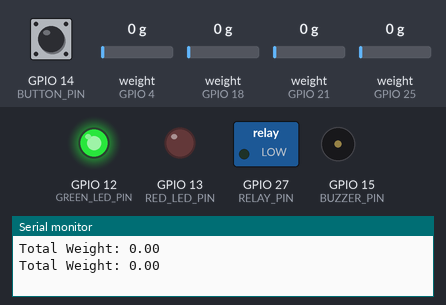
This sketch was run on a simulated ESP32. Shown: switched loads named in the sketch (green lamp = pin HIGH), output pins drawn as LEDs (lit = HIGH), buzzer (waves = sounding, pin HIGH), the last lines printed to the serial monitor. The inputs (shaded band) are chosen by the test bench; at power-on: weight on the scale (sensors on GPIO 4, GPIO 18, GPIO 21, GPIO 25) 0 g, GPIO 14 (BUTTON_PIN) HIGH. WiFi joins after 1.5 s; servers stay silent unless stated.

Above: at 7.0 s.
7.1 s: weight on the scale (sensor on GPIO 4) set to 2 g
At 7.9 s:
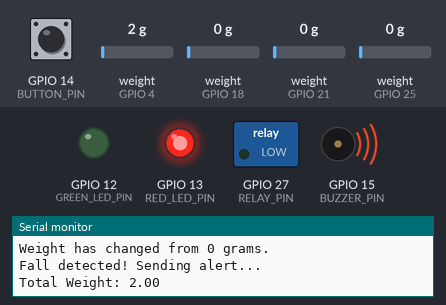
8.9 s: GPIO 14 (BUTTON_PIN) pulled LOW for 0.45 s
At 9.21 s:
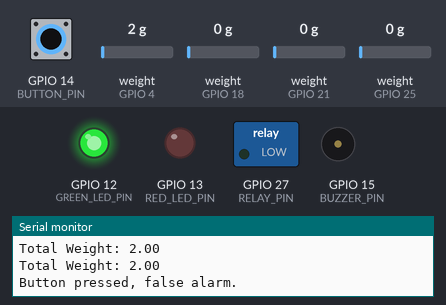
10.8 s: GPIO 14 (BUTTON_PIN) pulled LOW for 3.2 s
At 15.3 s:
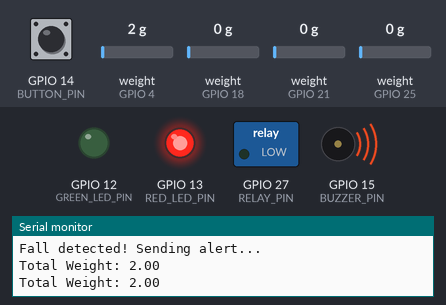
Timing chart, 0 to 16.8 s (numbered marks = the images above; inputs shaded):
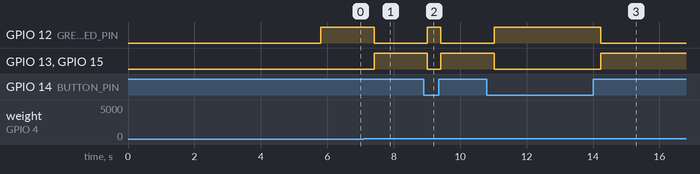

The sketch:

Senoir_safeguard_system.ino
```cpp
#define BLYNK_TEMPLATE_ID "TMPL3qjD2u4I3"
#define BLYNK_TEMPLATE_NAME "Fall detection"
#define BLYNK_AUTH_TOKEN "Fwbvo8eY6ENv3ZsLVO_p39gMNBVqUwbR"

#include <HX711.h>
#include <WiFi.h>
#include <BlynkSimpleEsp32.h>

#define LOADCELL_DOUT1 4  // Data pins for HX711s (Load Cell 1)
#define LOADCELL_SCK1  5  // Clock pins for HX711s (Load Cell 1)
#define LOADCELL_DOUT2 18 // Load Cell 2
#define LOADCELL_SCK2  19 // Load Cell 2
#define LOADCELL_DOUT3 21 // Load Cell 3
#define LOADCELL_SCK3  22 // Load Cell 3
#define LOADCELL_DOUT4 25 // Load Cell 4
#define LOADCELL_SCK4  26 // Load Cell 4

#define BUZZER_PIN 15      // Buzzer Pin
#define RED_LED_PIN 13     // Red LED
#define GREEN_LED_PIN 12   // Green LED
#define RELAY_PIN 27       // Relay for Solenoid Lock
#define BUTTON_PIN 14      // Push Button

// Blynk credentials
char auth[] = "Fwbvo8eY6ENv3ZsLVO_p39gMNBVqUwbR";
char ssid[] = "ROBOTECH";
char pass[] = "90909090";

HX711 scale1, scale2, scale3, scale4; // Initialize HX711 objects for load cells

bool fall_detected = false;
bool button_pressed = false;
unsigned long fall_time = 0;
const int fall_delay = 5000; // 5 seconds delay to unlock solenoid
const float weight_threshold = 0.1; // Small threshold for weight detection (0.1 kg)
bool weight_changed = false; // Track if the weight has changed from 0

void setup() {
  Serial.begin(115200);

  // Initialize Blynk
  Blynk.begin(auth, ssid, pass);

  // Initialize HX711s for all load cells
  scale1.begin(LOADCELL_DOUT1, LOADCELL_SCK1);
  scale2.begin(LOADCELL_DOUT2, LOADCELL_SCK2);
  scale3.begin(LOADCELL_DOUT3, LOADCELL_SCK3);
  scale4.begin(LOADCELL_DOUT4, LOADCELL_SCK4);

  // Calibrate scales (tare)
  scale1.tare();
  scale2.tare();
  scale3.tare();
  scale4.tare();

  // Set scale factor for each scale (adjust this based on calibration weight)
  scale1.set_scale(2280.f);  // Change '2280.f' based on your load cell calibration
  scale2.set_scale(2280.f);
  scale3.set_scale(2280.f);
  scale4.set_scale(2280.f);

  // Initialize Pins
  pinMode(BUZZER_PIN, OUTPUT);
  pinMode(RED_LED_PIN, OUTPUT);
  pinMode(GREEN_LED_PIN, OUTPUT);
  pinMode(RELAY_PIN, OUTPUT);
  pinMode(BUTTON_PIN, INPUT_PULLUP);

  // Default state: Green LED ON (waiting for fall detection)
  digitalWrite(GREEN_LED_PIN, HIGH);
  digitalWrite(RED_LED_PIN, LOW);
  digitalWrite(RELAY_PIN, LOW); // Solenoid locked
  digitalWrite(BUZZER_PIN, LOW); // Buzzer off
}

void loop() {
  Blynk.run();

  // Read weight from all 4 load cells with reduced averaging for faster response
  float weight1 = scale1.get_units(1);
  float weight2 = scale2.get_units(1);
  float weight3 = scale3.get_units(1);
  float weight4 = scale4.get_units(1);

  // Sum the weight from all load cells
  float total_weight = weight1 + weight2 + weight3 + weight4;

  // Print total weight quickly to the Serial Monitor
  Serial.print("Total Weight: ");
  Serial.println(total_weight);

  // Send total weight to Blynk virtual pin for live monitoring
  Blynk.virtualWrite(V0, total_weight);

  // Check if the weight has changed from 0 grams
  if (!weight_changed && total_weight > 0) {
    weight_changed = true; // Mark that weight has changed from 0
    Serial.println("Weight has changed from 0 grams.");
  }

  // Trigger fall detection condition with a smaller threshold
  if (weight_changed && total_weight > weight_threshold && !fall_detected) {
    fall_detected = true;
    fall_time = millis();  // Record time of fall detection

    // Blynk notification for fall detection
    Blynk.logEvent("fall_detection", "Someone has fallen, help him quickly!");

    // Activate buzzer, red LED, deactivate green LED
    digitalWrite(BUZZER_PIN, HIGH);
    digitalWrite(RED_LED_PIN, HIGH);
    digitalWrite(GREEN_LED_PIN, LOW);

    Serial.println("Fall detected! Sending alert...");
  }

  // If button is pressed within 5 seconds, fall condition is canceled
  if (digitalRead(BUTTON_PIN) == LOW && fall_detected && (millis() - fall_time < fall_delay)) {
    button_pressed = true;

    // Blynk notification for false alarm
    Blynk.logEvent("fall_detected", "Fall detection but everything okay");

    // Reset buzzer and LEDs
    digitalWrite(BUZZER_PIN, LOW);
    digitalWrite(RED_LED_PIN, LOW);
    digitalWrite(GREEN_LED_PIN, HIGH);

    Serial.println("Button pressed, false alarm.");

    fall_detected = false;  // Reset fall detection
  }

  // If 5 seconds have passed and button not pressed, unlock solenoid
  if (fall_detected && !button_pressed && (millis() - fall_time > fall_delay)) {
    Serial.println("Unlocking solenoid...");
    digitalWrite(RELAY_PIN, HIGH);  // Unlock solenoid

    delay(1000); // Solenoid stays unlocked for 1 second
    digitalWrite(RELAY_PIN, LOW);   // Relock solenoid
    fall_detected = false;          // Reset fall detection

    // Turn off buzzer, reset LEDs
    digitalWrite(BUZZER_PIN, LOW);
    digitalWrite(RED_LED_PIN, LOW);
    digitalWrite(GREEN_LED_PIN, HIGH);
  }
}
```

Measured:
- the behaviour switches between 0 and 1 g on weight on the scale (sensor on GPIO 4) (found by bisection; images 0 and 1)
- after the input at 7.1 s, GPIO 12 (GREEN_LED_PIN): HIGH → LOW after 0.31 s; GPIO 13 (RED_LED_PIN), GPIO 15 (BUZZER_PIN): LOW → HIGH after 0.31 s
- after the input at 8.9 s, GPIO 12 (GREEN_LED_PIN): LOW → HIGH after 0.11 s, → LOW 0.40 s later; GPIO 13 (RED_LED_PIN), GPIO 15 (BUZZER_PIN): HIGH → LOW after 0.11 s, → HIGH 0.40 s later
- after the input at 10.8 s, GPIO 12 (GREEN_LED_PIN): LOW → HIGH after 0.22 s, → LOW 3.2 s later; GPIO 13 (RED_LED_PIN), GPIO 15 (BUZZER_PIN): HIGH → LOW after 0.22 s, → HIGH 3.2 s later
